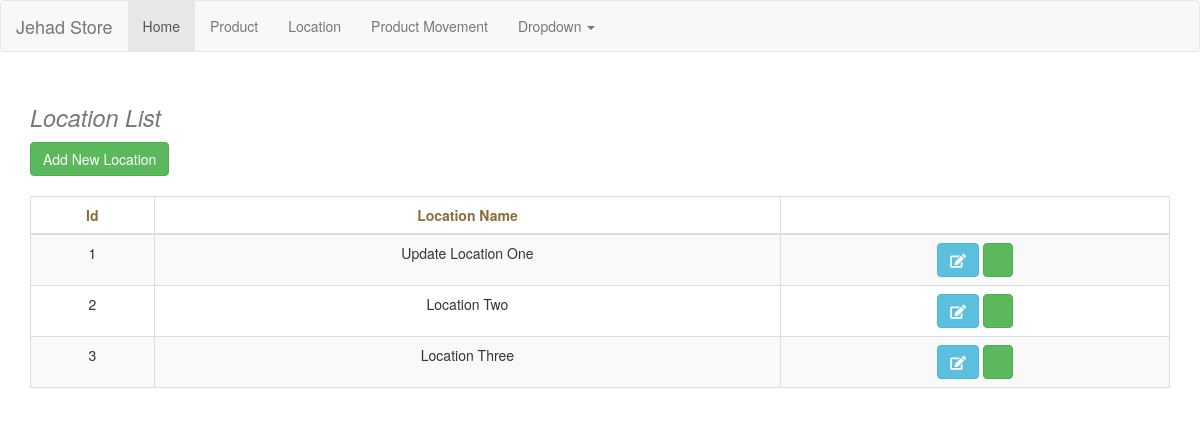
/Location, run on the app's committed database.
### models.py (models this page shows)
class Location(db.Model):
    id = db.Column(db.Integer , primary_key=True)
    name = db.Column(db.String(50),nullable=False)

### app.py (the view)
@app.route('/Location')
def Location():
    entries=models.Location.query.all()
    return render_template('Location.html' ,entries=entries)

### templates/Location.html (shortened to what this page needs)
{% extends 'layout.html' %}
{% block body %}
<div class="container mt-3">
<h1><small><i>Location List</i></small></h1>
<a class="btn btn-success" href="/AddLocation">Add New Location</a>
<br><br>
<div class="w-25 p-3">
<table class="table table-striped table-bordered text-center table-hover">
    <thead>
      <tr>
        <th scope="col" class="text-center text-warning">Id</th>
        <th scope="col" class="text-center text-warning">Location Name</th>
        <th scope="col" class="text-center text-warning"></th>
      </tr>
    </thead>
    <tbody>
        {% for item in entries %}
        <tr>
            <td>{{item.id}}</td>
            <td>{{item.name}}</td>
            <td>
                <a href="/editLocation/{{item.id}}" class="btn btn-info" title="Edit Location"><i class="fas fa-edit"></i></a>
                <a href="/viewLocation/{{item.id}}" class="btn btn-success" title="View Location"><i class="fal fa-eye"></i></a>
            </td>
          </tr>
        {% endfor %}
    </tbody>
</table>
</div>
</div>
{% endblock %}

### data on the page
Location: id "1", name "Update Location One"
Location: id "2", name "Location Two"
Location: id "3", name "Location Three"
